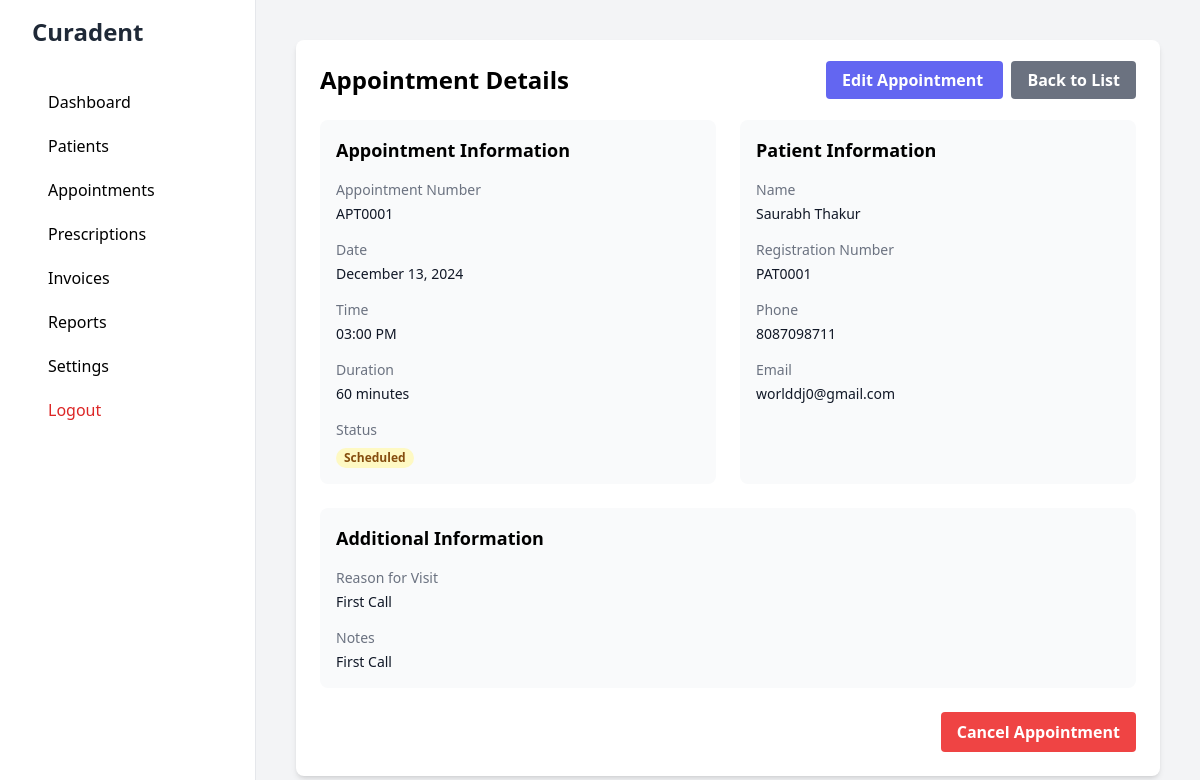
/appointments/1 (signed in), run on an earlier commit of the app's database.
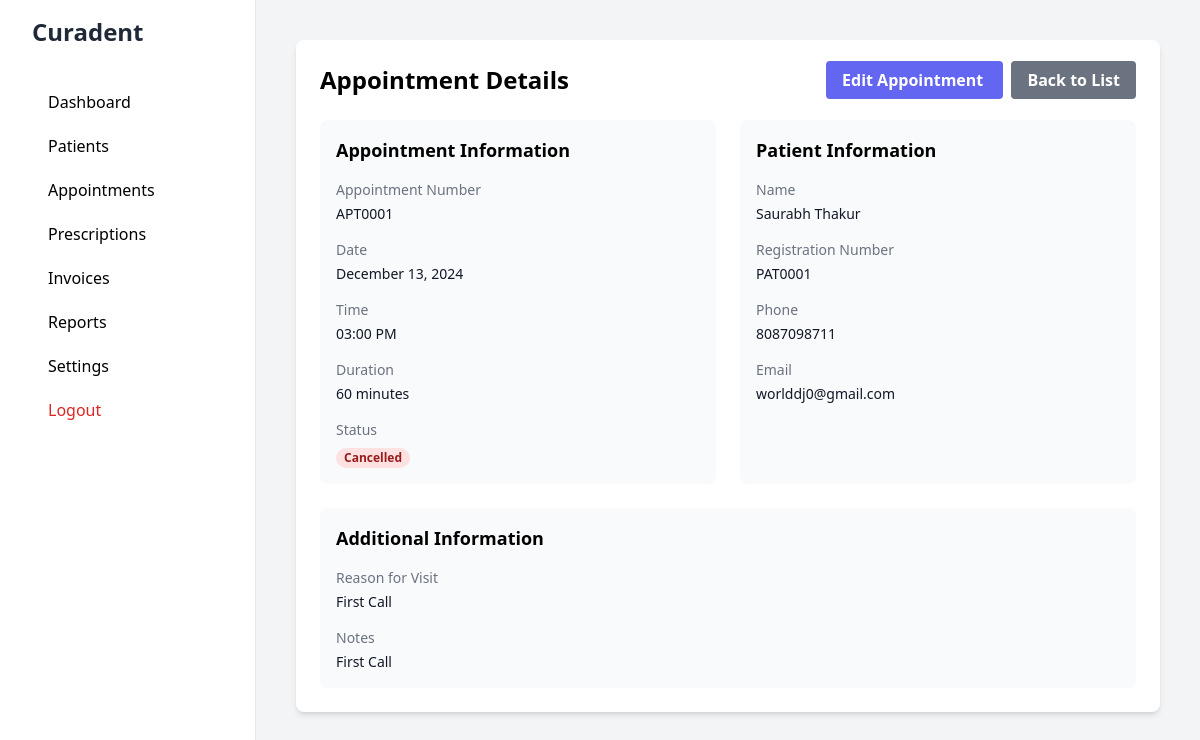
And on a later commit of the database.
### app/models/appointment.py (models this page shows, shortened)
class Appointment(db.Model):
    __tablename__ = 'appointments'
    id = db.Column(db.Integer, primary_key=True)
    appointment_number = db.Column(db.String(20), unique=True)
    patient_id = db.Column(db.Integer, db.ForeignKey('patients.id'), nullable=False)
    date = db.Column(db.Date, nullable=False)
    time = db.Column(db.Time, nullable=False)
    duration = db.Column(db.Integer, default=30)  # in minutes
    status = db.Column(db.String(20), default='scheduled')  # scheduled, completed, cancelled
    reason = db.Column(db.Text)
    notes = db.Column(db.Text)
    created_at = db.Column(db.DateTime, default=datetime.utcnow)
    updated_at = db.Column(db.DateTime, default=datetime.utcnow, onupdate=datetime.utcnow)
    patient = db.relationship('Patient', backref='appointments')
    @property
    def status_badge_color(self):
        status_colors = {
            'scheduled': 'yellow',
            'completed': 'green',
            'cancelled': 'red'
        }
        return status_colors.get(self.status, 'gray')

### app/routes/appointment.py (the view)
@appointment_bp.route('/<int:id>')
@login_required
def view_appointment(id):
    appointment = Appointment.query.get_or_404(id)
    return render_template('dashboard/appointments/view.html', appointment=appointment)

### app/__init__.py (called while the page is built)
def create_app():
    app = Flask(__name__)
    app.config.from_object(Config)
    db.init_app(app)
    migrate.init_app(app, db)
    login_manager.init_app(app)
    from app.routes.auth import auth_bp
    from app.routes.main import main_bp
    from app.routes.appointment import appointment_bp
    from app.routes.prescription import prescription_bp
    from app.routes.invoice import invoice_bp
    app.register_blueprint(auth_bp)
    app.register_blueprint(main_bp)
    app.register_blueprint(appointment_bp)
    app.register_blueprint(prescription_bp)
    app.register_blueprint(invoice_bp)
    @app.context_processor
    def inject_settings():
        from app.models.settings import ClinicSettings
        settings = ClinicSettings.get_settings()
        return dict(clinic_settings=settings)
    return app

### app/models/patient.py (called while the page is built)
    @property
    def full_name(self):
        if self.last_name:
            return f"{self.first_name} {self.last_name}"
        return self.first_name

### app/models/user.py (called while the page is built)
@login_manager.user_loader
def load_user(id):
    return User.query.get(int(id))

### app/templates/dashboard/appointments/view.html (shortened to what the changed rows need)
{% extends "base.html" %}
{% block content %}
<div class="bg-white rounded-lg shadow-md p-6">
    <div class="flex justify-between items-center mb-6">
        <h1 class="text-2xl font-bold">Appointment Details</h1>
    </div>
    <div class="grid grid-cols-1 md:grid-cols-2 gap-6">
        <div class="bg-gray-50 p-4 rounded-lg">
            <h2 class="text-lg font-semibold mb-4">Appointment Information</h2>
            <dl class="grid grid-cols-1 gap-4">
                <div>
                    <dt class="text-sm font-medium text-gray-500">Appointment Number</dt>
                    <dd class="mt-1 text-sm text-gray-900">{{ appointment.appointment_number }}</dd>
                </div>
                <div>
                    <dt class="text-sm font-medium text-gray-500">Date</dt>
                    <dd class="mt-1 text-sm text-gray-900">{{ appointment.date.strftime('%B %d, %Y') }}</dd>
                </div>
                <div>
                    <dt class="text-sm font-medium text-gray-500">Time</dt>
                    <dd class="mt-1 text-sm text-gray-900">{{ appointment.time.strftime('%I:%M %p') }}</dd>
                </div>
                <div>
                    <dt class="text-sm font-medium text-gray-500">Duration</dt>
                    <dd class="mt-1 text-sm text-gray-900">{{ appointment.duration }} minutes</dd>
                </div>
                <div>
                    <dd class="mt-1">
                        <span class="px-2 inline-flex text-xs leading-5 font-semibold rounded-full
                                   bg-{{ appointment.status_badge_color }}-100 text-{{ appointment.status_badge_color }}-800">
                            {{ appointment.status.title() }}
                        </span>
                    </dd>
                </div>
            </dl>
        </div>
        <div class="bg-gray-50 p-4 rounded-lg">
            <h2 class="text-lg font-semibold mb-4">Patient Information</h2>
        </div>
        <div class="bg-gray-50 p-4 rounded-lg md:col-span-2">
            <h2 class="text-lg font-semibold mb-4">Additional Information</h2>
            <dl class="grid grid-cols-1 gap-4">
                <div>
                    <dt class="text-sm font-medium text-gray-500">Reason for Visit</dt>
                    <dd class="mt-1 text-sm text-gray-900 whitespace-pre-line">{{ appointment.reason or 'No reason provided' }}</dd>
                </div>
                <div>
                    <dt class="text-sm font-medium text-gray-500">Notes</dt>
                    <dd class="mt-1 text-sm text-gray-900 whitespace-pre-line">{{ appointment.notes or 'No notes recorded' }}</dd>
                </div>
            </dl>
        </div>
    </div>
    {% if appointment.status == 'scheduled' %}
    <div class="mt-6 flex justify-end">
        <button onclick="showCancelModal('{{ appointment.id }}')"
                class="bg-red-500 hover:bg-red-700 text-white font-bold py-2 px-4 rounded">
            Cancel Appointment
        </button>
    </div>
    {% endif %}
</div>
{% endblock %}

What changed in the data, as far as the page shows it:
changed Appointment "APT0001": status "Scheduled" → "Cancelled"
Also different on the page:
text no longer shown: "Cancel Appointment"
